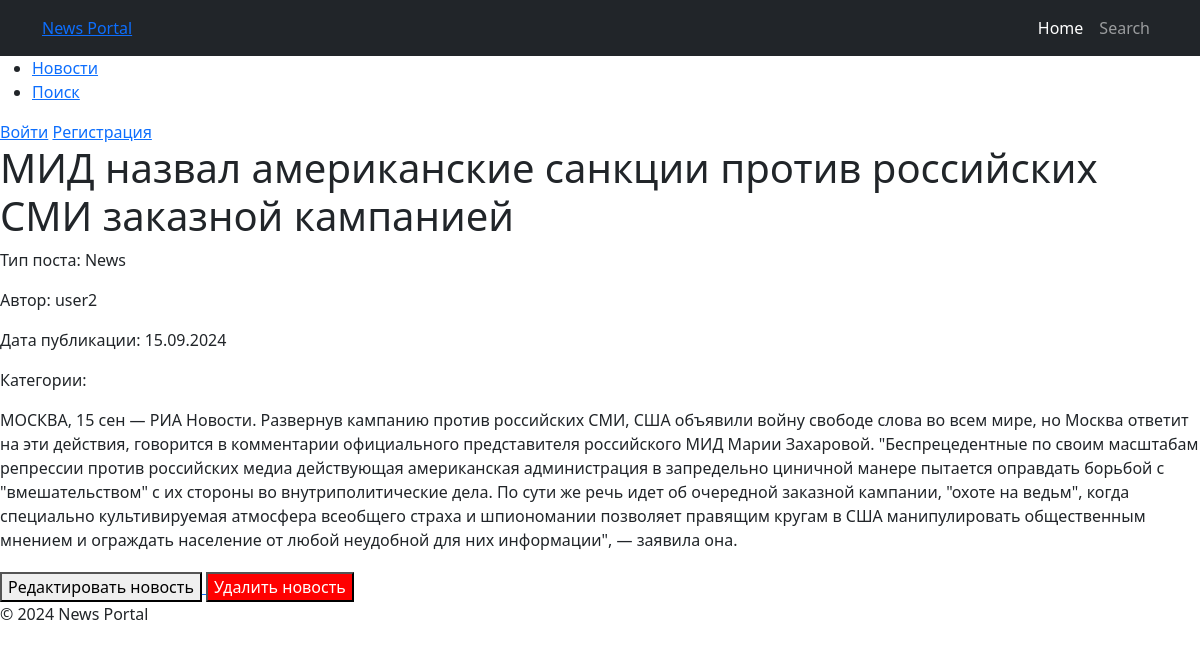
The app's page /posts/6/, older data.
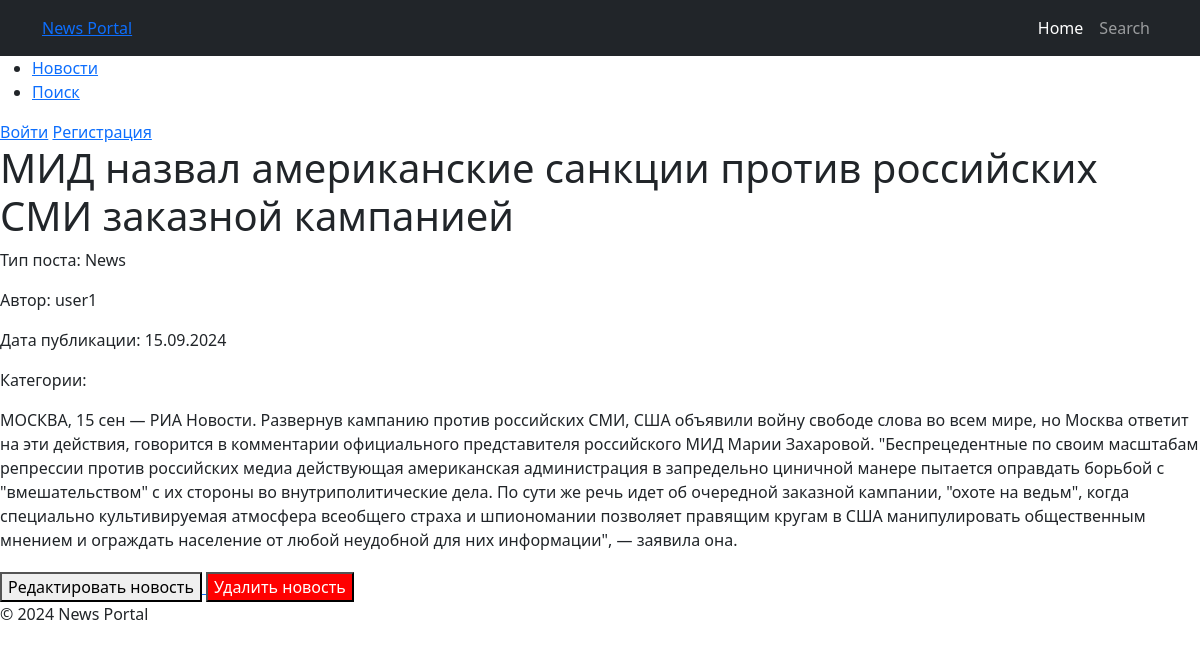
The same page, newer data.
### news/models.py (models this page shows, shortened)
class Post(models.Model):
    ARTICLE = 'AR'
    NEWS = 'NW'
    POST_TYPE_CHOICES = [
        (ARTICLE, 'Article'),
        (NEWS, 'News'),
    ]
    author = models.ForeignKey(Author, on_delete=models.CASCADE)
    post_type = models.CharField(max_length=2, choices=POST_TYPE_CHOICES, default=ARTICLE)
    date_created = models.DateTimeField(auto_now_add=True)
    categories = models.ManyToManyField(Category, through='PostCategory')
    title = models.CharField(max_length=255)
    text = models.TextField()
    rating = models.IntegerField(default=0)

class Author(models.Model):
    user = models.OneToOneField(User, on_delete=models.CASCADE)
    rating = models.IntegerField(default=0)

### news/views.py (the view)
# urls.py: path('posts/<int:pk>/', PostDetailView.as_view(), name='post_detail'),
class PostDetailView(DetailView):
    model = Post
    template_name = 'post_detail.html'
    context_object_name = 'post'

### news/context_processors.py (called while the page is built)
def is_author(request):
    if request.user.is_authenticated:
        return {'is_author': request.user.groups.filter(name='authors').exists()}
    return {'is_author': False}

### news/templatetags/censor.py (called while the page is built)
@register.filter(name='censor')
def censor(value):
    words = value.split()
    censored_text = []
    for word in words:
        clean_word = word.strip('.,!?')  # Убираем знаки препинания для проверки слова
        if clean_word.lower() in BAD_WORDS:
            censored_word = clean_word[0] + '*' * (len(clean_word) - 1)
            censored_text.append(word.replace(clean_word, censored_word))  # Восстанавливаем знаки препинания
        else:
            censored_text.append(word)
    return ' '.join(censored_text)

### templates/post_detail.html (shortened to what this page needs)
{% extends "default.html" %}
{% load censor %}
{% block content %}
  <h1>{{ post.title|censor}}</h1>
  <p>Тип поста: {{ post.get_post_type_display }}</p>
  <p>Автор: {{ post.author.user.username }}</p>
  <p>Дата публикации: {{ post.date_created|date:"d.m.Y" }}</p>
  <p>Категории:</p>
  <p>{{ post.text|censor }}</p>
  <div style="margin-top: 20px;">
    {% if post.post_type == 'NW' %}
      <a href="{% url 'news_edit' post.pk %}">
        <button type="button">Редактировать новость</button>
      </a>
    {% elif post.post_type == 'AR' %}
      <a href="{% url 'article_edit' post.pk %}">
        <button type="button">Редактировать статью</button>
      </a>
    {% endif %}
    {% if post.post_type == 'NW' %}
      <a href="{% url 'news_delete' post.pk %}">
        <button type="button" style="background-color: red; color: white;">Удалить новость</button>
      </a>
    {% elif post.post_type == 'AR' %}
      <a href="{% url 'article_delete' post.pk %}">
        <button type="button" style="background-color: red; color: white;">Удалить статью</button>
      </a>
    {% endif %}
  </div>
{% endblock %}

Row changes from the older to the newer data that the page shows:
changed Post "МИД назвал американские санкции против российских СМИ заказной кампанией": author.user.username "user2" → "user1"
